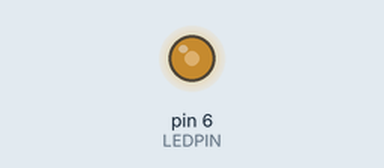
Simulated run of this sketch. Board: Arduino Uno, built with avr-gcc and run on an emulated ATmega328P. Parts: output pins drawn as LEDs (lit = HIGH).

Above: at 0.1 s.
Timing chart, 0 to 1.6 s (numbered marks = the images above):
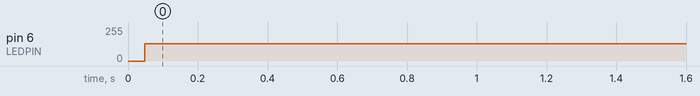

Measured:
- by itself, pin 6 (LEDPIN): 0/255 → 128/255 at 0.05 s

The sketch:

Exp2b.ino
```cpp
#define LEDPIN 6

void setup () {
  pinMode(LEDPIN, OUTPUT);
}

void loop(){
  blink(2000);
}

void blink(int blink_delay){
  digitalWrite(LEDPIN, HIGH);
  delayMicroseconds(blink_delay);
  digitalWrite(LEDPIN, LOW);
  delayMicroseconds(blink_delay);
}
```
